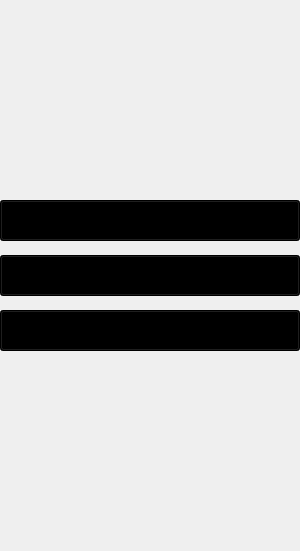
      <widget class="QWidget" name="pre_tab">
       <property name="palette">
        <palette>
         <active/>
         <inactive/>
         <disabled/>
        </palette>
       </property>
       <property name="autoFillBackground">
        <bool>false</bool>
       </property>
       <attribute name="title">
        <string>premenu</string>
       </attribute>
       <layout class="QVBoxLayout" name="verticalLayout_4">
        <property name="spacing">
         <number>14</number>
        </property>
        <property name="leftMargin">
         <number>0</number>
        </property>
        <property name="topMargin">
         <number>0</number>
        </property>
        <property name="rightMargin">
         <number>0</number>
        </property>
        <property name="bottomMargin">
         <number>0</number>
        </property>
        <item>
         <spacer name="verticalSpacer_3">
          <property name="orientation">
           <enum>Qt::Vertical</enum>
          </property>
          <property name="sizeHint" stdset="0">
           <size>
            <width>20</width>
            <height>200</height>
           </size>
          </property>
         </spacer>
        </item>
        <item alignment="Qt::AlignHCenter">
         <widget class="QPushButton" name="login_button">
          <property name="sizePolicy">
           <sizepolicy hsizetype="Fixed" vsizetype="Fixed">
            <horstretch>0</horstretch>
            <verstretch>0</verstretch>
           </sizepolicy>
          </property>
          <property name="minimumSize">
           <size>
            <width>300</width>
            <height>41</height>
           </size>
          </property>
          <property name="maximumSize">
           <size>
            <width>300</width>
            <height>41</height>
           </size>
          </property>
          <property name="palette">
           <palette>
            <active>
             <colorrole role="Button">
              <brush brushstyle="LinearGradientPattern">
               <gradient startx="0.000000000000000" starty="0.000000000000000" endx="1.000000000000000" endy="1.000000000000000" type="LinearGradient" spread="PadSpread" coordinatemode="ObjectBoundingMode">
                <gradientstop position="0.000000000000000">
                 <color alpha="255">
                  <red>199</red>
                  <green>141</green>
                  <blue>80</blue>
                 </color>
                </gradientstop>
                <gradientstop position="1.000000000000000">
                 <color alpha="255">
                  <red>99</red>
                  <green>75</green>
                  <blue>48</blue>
                 </color>
                </gradientstop>
               </gradient>
              </brush>
             </colorrole>
             <colorrole role="Base">
              <brush brushstyle="LinearGradientPattern">
               <gradient startx="0.000000000000000" starty="0.000000000000000" endx="1.000000000000000" endy="1.000000000000000" type="LinearGradient" spread="PadSpread" coordinatemode="ObjectBoundingMode">
                <gradientstop position="0.000000000000000">
                 <color alpha="255">
                  <red>199</red>
                  <green>141</green>
                  <blue>80</blue>
                 </color>
                </gradientstop>
                <gradientstop position="1.000000000000000">
                 <color alpha="255">
                  <red>99</red>
                  <green>75</green>
                  <blue>48</blue>
                 </color>
                </gradientstop>
               </gradient>
              </brush>
             </colorrole>
             <colorrole role="Window">
              <brush brushstyle="LinearGradientPattern">
               <gradient startx="0.000000000000000" starty="0.000000000000000" endx="1.000000000000000" endy="1.000000000000000" type="LinearGradient" spread="PadSpread" coordinatemode="ObjectBoundingMode">
                <gradientstop position="0.000000000000000">
                 <color alpha="255">
                  <red>199</red>
                  <green>141</green>
                  <blue>80</blue>
                 </color>
                </gradientstop>
                <gradientstop position="1.000000000000000">
                 <color alpha="255">
                  <red>99</red>
                  <green>75</green>
                  <blue>48</blue>
                 </color>
                </gradientstop>
               </gradient>
              </brush>
             </colorrole>
            </active>
            <inactive>
             <colorrole role="Button">
              <brush brushstyle="LinearGradientPattern">
               <gradient startx="0.000000000000000" starty="0.000000000000000" endx="1.000000000000000" endy="1.000000000000000" type="LinearGradient" spread="PadSpread" coordinatemode="ObjectBoundingMode">
                <gradientstop position="0.000000000000000">
                 <color alpha="255">
                  <red>199</red>
                  <green>141</green>
                  <blue>80</blue>
                 </color>
                </gradientstop>
                <gradientstop position="1.000000000000000">
                 <color alpha="255">
                  <red>99</red>
                  <green>75</green>
                  <blue>48</blue>
                 </color>
                </gradientstop>
               </gradient>
              </brush>
             </colorrole>
             <colorrole role="Base">
              <brush brushstyle="LinearGradientPattern">
               <gradient startx="0.000000000000000" starty="0.000000000000000" endx="1.000000000000000" endy="1.000000000000000" type="LinearGradient" spread="PadSpread" coordinatemode="ObjectBoundingMode">
                <gradientstop position="0.000000000000000">
                 <color alpha="255">
                  <red>199</red>
                  <green>141</green>
                  <blue>80</blue>
                 </color>
                </gradientstop>
                <gradientstop position="1.000000000000000">
                 <color alpha="255">
                  <red>99</red>
                  <green>75</green>
                  <blue>48</blue>
                 </color>
                </gradientstop>
               </gradient>
              </brush>
             </colorrole>
             <colorrole role="Window">
              <brush brushstyle="LinearGradientPattern">
               <gradient startx="0.000000000000000" starty="0.000000000000000" endx="1.000000000000000" endy="1.000000000000000" type="LinearGradient" spread="PadSpread" coordinatemode="ObjectBoundingMode">
                <gradientstop position="0.000000000000000">
                 <color alpha="255">
                  <red>199</red>
                  <green>141</green>
                  <blue>80</blue>
                 </color>
                </gradientstop>
                <gradientstop position="1.000000000000000">
                 <color alpha="255">
                  <red>99</red>
                  <green>75</green>
                  <blue>48</blue>
                 </color>
                </gradientstop>
               </gradient>
              </brush>
             </colorrole>
            </inactive>
            <disabled>
             <colorrole role="Button">
              <brush brushstyle="LinearGradientPattern">
               <gradient startx="0.000000000000000" starty="0.000000000000000" endx="1.000000000000000" endy="1.000000000000000" type="LinearGradient" spread="PadSpread" coordinatemode="ObjectBoundingMode">
                <gradientstop position="0.000000000000000">
                 <color alpha="255">
                  <red>199</red>
                  <green>141</green>
                  <blue>80</blue>
                 </color>
                </gradientstop>
                <gradientstop position="1.000000000000000">
                 <color alpha="255">
                  <red>99</red>
                  <green>75</green>
                  <blue>48</blue>
                 </color>
                </gradientstop>
               </gradient>
              </brush>
             </colorrole>
             <colorrole role="Base">
              <brush brushstyle="LinearGradientPattern">
               <gradient startx="0.000000000000000" starty="0.000000000000000" endx="1.000000000000000" endy="1.000000000000000" type="LinearGradient" spread="PadSpread" coordinatemode="ObjectBoundingMode">
                <gradientstop position="0.000000000000000">
                 <color alpha="255">
                  <red>199</red>
                  <green>141</green>
                  <blue>80</blue>
                 </color>
                </gradientstop>
                <gradientstop position="1.000000000000000">
                 <color alpha="255">
                  <red>99</red>
                  <green>75</green>
                  <blue>48</blue>
                 </color>
                </gradientstop>
               </gradient>
              </brush>
             </colorrole>
             <colorrole role="Window">
              <brush brushstyle="LinearGradientPattern">
               <gradient startx="0.000000000000000" starty="0.000000000000000" endx="1.000000000000000" endy="1.000000000000000" type="LinearGradient" spread="PadSpread" coordinatemode="ObjectBoundingMode">
                <gradientstop position="0.000000000000000">
                 <color alpha="255">
                  <red>199</red>
                  <green>141</green>
                  <blue>80</blue>
                 </color>
                </gradientstop>
                <gradientstop position="1.000000000000000">
                 <color alpha="255">
                  <red>99</red>
                  <green>75</green>
                  <blue>48</blue>
                 </color>
                </gradientstop>
               </gradient>
              </brush>
             </colorrole>
            </disabled>
           </palette>
          </property>
          <property name="font">
           <font>
            <pointsize>10</pointsize>
           </font>
          </property>
          <property name="styleSheet">
           <string notr="true"/>
          </property>
          <property name="text">
           <string>Log In</string>
          </property>
         </widget>
        </item>
        <item alignment="Qt::AlignHCenter">
         <widget class="QPushButton" name="registrate_button">
          <property name="sizePolicy">
           <sizepolicy hsizetype="Fixed" vsizetype="Fixed">
            <horstretch>0</horstretch>
            <verstretch>0</verstretch>
           </sizepolicy>
          </property>
          <property name="minimumSize">
           <size>
            <width>300</width>
            <height>41</height>
           </size>
          </property>
          <property name="maximumSize">
           <size>
            <width>300</width>
            <height>41</height>
           </size>
          </property>
          <property name="palette">
           <palette>
            <active>
             <colorrole role="Button">
              <brush brushstyle="LinearGradientPattern">
               <gradient startx="0.000000000000000" starty="0.000000000000000" endx="1.000000000000000" endy="1.000000000000000" type="LinearGradient" spread="PadSpread" coordinatemode="ObjectBoundingMode">
                <gradientstop position="0.000000000000000">
                 <color alpha="255">
                  <red>199</red>
                  <green>141</green>
                  <blue>80</blue>
                 </color>
                </gradientstop>
                <gradientstop position="1.000000000000000">
                 <color alpha="255">
                  <red>99</red>
                  <green>75</green>
                  <blue>48</blue>
                 </color>
                </gradientstop>
               </gradient>
              </brush>
             </colorrole>
             <colorrole role="Base">
              <brush brushstyle="LinearGradientPattern">
               <gradient startx="0.000000000000000" starty="0.000000000000000" endx="1.000000000000000" endy="1.000000000000000" type="LinearGradient" spread="PadSpread" coordinatemode="ObjectBoundingMode">
                <gradientstop position="0.000000000000000">
                 <color alpha="255">
                  <red>199</red>
                  <green>141</green>
                  <blue>80</blue>
                 </color>
                </gradientstop>
                <gradientstop position="1.000000000000000">
                 <color alpha="255">
                  <red>99</red>
                  <green>75</green>
                  <blue>48</blue>
                 </color>
                </gradientstop>
               </gradient>
              </brush>
             </colorrole>
             <colorrole role="Window">
              <brush brushstyle="LinearGradientPattern">
               <gradient startx="0.000000000000000" starty="0.000000000000000" endx="1.000000000000000" endy="1.000000000000000" type="LinearGradient" spread="PadSpread" coordinatemode="ObjectBoundingMode">
                <gradientstop position="0.000000000000000">
                 <color alpha="255">
                  <red>199</red>
                  <green>141</green>
                  <blue>80</blue>
                 </color>
                </gradientstop>
                <gradientstop position="1.000000000000000">
                 <color alpha="255">
                  <red>99</red>
                  <green>75</green>
                  <blue>48</blue>
                 </color>
                </gradientstop>
               </gradient>
              </brush>
             </colorrole>
            </active>
            <inactive>
             <colorrole role="Button">
              <brush brushstyle="LinearGradientPattern">
               <gradient startx="0.000000000000000" starty="0.000000000000000" endx="1.000000000000000" endy="1.000000000000000" type="LinearGradient" spread="PadSpread" coordinatemode="ObjectBoundingMode">
                <gradientstop position="0.000000000000000">
                 <color alpha="255">
                  <red>199</red>
                  <green>141</green>
                  <blue>80</blue>
                 </color>
                </gradientstop>
                <gradientstop position="1.000000000000000">
                 <color alpha="255">
                  <red>99</red>
                  <green>75</green>
                  <blue>48</blue>
                 </color>
                </gradientstop>
               </gradient>
              </brush>
             </colorrole>
             <colorrole role="Base">
              <brush brushstyle="LinearGradientPattern">
               <gradient startx="0.000000000000000" starty="0.000000000000000" endx="1.000000000000000" endy="1.000000000000000" type="LinearGradient" spread="PadSpread" coordinatemode="ObjectBoundingMode">
                <gradientstop position="0.000000000000000">
                 <color alpha="255">
                  <red>199</red>
                  <green>141</green>
                  <blue>80</blue>
                 </color>
                </gradientstop>
                <gradientstop position="1.000000000000000">
                 <color alpha="255">
                  <red>99</red>
                  <green>75</green>
                  <blue>48</blue>
                 </color>
                </gradientstop>
               </gradient>
              </brush>
             </colorrole>
             <colorrole role="Window">
              <brush brushstyle="LinearGradientPattern">
               <gradient startx="0.000000000000000" starty="0.000000000000000" endx="1.000000000000000" endy="1.000000000000000" type="LinearGradient" spread="PadSpread" coordinatemode="ObjectBoundingMode">
                <gradientstop position="0.000000000000000">
                 <color alpha="255">
                  <red>199</red>
                  <green>141</green>
                  <blue>80</blue>
                 </color>
                </gradientstop>
                <gradientstop position="1.000000000000000">
                 <color alpha="255">
                  <red>99</red>
                  <green>75</green>
                  <blue>48</blue>
                 </color>
                </gradientstop>
               </gradient>
              </brush>
             </colorrole>
            </inactive>
            <disabled>
             <colorrole role="Button">
              <brush brushstyle="LinearGradientPattern">
               <gradient startx="0.000000000000000" starty="0.000000000000000" endx="1.000000000000000" endy="1.000000000000000" type="LinearGradient" spread="PadSpread" coordinatemode="ObjectBoundingMode">
                <gradientstop position="0.000000000000000">
                 <color alpha="255">
                  <red>199</red>
                  <green>141</green>
                  <blue>80</blue>
                 </color>
                </gradientstop>
                <gradientstop position="1.000000000000000">
                 <color alpha="255">
                  <red>99</red>
                  <green>75</green>
                  <blue>48</blue>
                 </color>
                </gradientstop>
               </gradient>
              </brush>
             </colorrole>
             <colorrole role="Base">
              <brush brushstyle="LinearGradientPattern">
               <gradient startx="0.000000000000000" starty="0.000000000000000" endx="1.000000000000000" endy="1.000000000000000" type="LinearGradient" spread="PadSpread" coordinatemode="ObjectBoundingMode">
                <gradientstop position="0.000000000000000">
                 <color alpha="255">
                  <red>199</red>
                  <green>141</green>
                  <blue>80</blue>
                 </color>
                </gradientstop>
                <gradientstop position="1.000000000000000">
                 <color alpha="255">
                  <red>99</red>
                  <green>75</green>
                  <blue>48</blue>
                 </color>
                </gradientstop>
               </gradient>
              </brush>
             </colorrole>
             <colorrole role="Window">
              <brush brushstyle="LinearGradientPattern">
               <gradient startx="0.000000000000000" starty="0.000000000000000" endx="1.000000000000000" endy="1.000000000000000" type="LinearGradient" spread="PadSpread" coordinatemode="ObjectBoundingMode">
                <gradientstop position="0.000000000000000">
                 <color alpha="255">
                  <red>199</red>
                  <green>141</green>
                  <blue>80</blue>
                 </color>
                </gradientstop>
                <gradientstop position="1.000000000000000">
                 <color alpha="255">
                  <red>99</red>
                  <green>75</green>
                  <blue>48</blue>
                 </color>
                </gradientstop>
               </gradient>
              </brush>
             </colorrole>
            </disabled>
           </palette>
          </property>
          <property name="font">
           <font>
            <pointsize>10</pointsize>
           </font>
          </property>
          <property name="styleSheet">
           <string notr="true"/>
          </property>
          <property name="text">
           <string>Register</string>
          </property>
         </widget>
        </item>
        <item alignment="Qt::AlignHCenter">
         <widget class="QPushButton" name="guest_button">
          <property name="sizePolicy">
           <sizepolicy hsizetype="Fixed" vsizetype="Fixed">
            <horstretch>0</horstretch>
            <verstretch>0</verstretch>
           </sizepolicy>
          </property>
          <property name="minimumSize">
           <size>
            <width>300</width>
            <height>41</height>
           </size>
          </property>
          <property name="maximumSize">
           <size>
            <width>300</width>
            <height>41</height>
           </size>
          </property>
          <property name="palette">
           <palette>
            <active>
             <colorrole role="Button">
              <brush brushstyle="LinearGradientPattern">
               <gradient startx="0.000000000000000" starty="0.000000000000000" endx="1.000000000000000" endy="1.000000000000000" type="LinearGradient" spread="PadSpread" coordinatemode="ObjectBoundingMode">
                <gradientstop position="0.000000000000000">
                 <color alpha="255">
                  <red>199</red>
                  <green>141</green>
                  <blue>80</blue>
                 </color>
                </gradientstop>
                <gradientstop position="1.000000000000000">
                 <color alpha="255">
                  <red>99</red>
                  <green>75</green>
                  <blue>48</blue>
                 </color>
                </gradientstop>
               </gradient>
              </brush>
             </colorrole>
             <colorrole role="Base">
              <brush brushstyle="LinearGradientPattern">
               <gradient startx="0.000000000000000" starty="0.000000000000000" endx="1.000000000000000" endy="1.000000000000000" type="LinearGradient" spread="PadSpread" coordinatemode="ObjectBoundingMode">
                <gradientstop position="0.000000000000000">
                 <color alpha="255">
                  <red>199</red>
                  <green>141</green>
                  <blue>80</blue>
                 </color>
                </gradientstop>
                <gradientstop position="1.000000000000000">
                 <color alpha="255">
                  <red>99</red>
                  <green>75</green>
                  <blue>48</blue>
                 </color>
                </gradientstop>
               </gradient>
              </brush>
             </colorrole>
             <colorrole role="Window">
              <brush brushstyle="LinearGradientPattern">
               <gradient startx="0.000000000000000" starty="0.000000000000000" endx="1.000000000000000" endy="1.000000000000000" type="LinearGradient" spread="PadSpread" coordinatemode="ObjectBoundingMode">
                <gradientstop position="0.000000000000000">
                 <color alpha="255">
                  <red>199</red>
                  <green>141</green>
                  <blue>80</blue>
                 </color>
                </gradientstop>
                <gradientstop position="1.000000000000000">
                 <color alpha="255">
                  <red>99</red>
                  <green>75</green>
                  <blue>48</blue>
                 </color>
                </gradientstop>
               </gradient>
              </brush>
             </colorrole>
            </active>
            <inactive>
             <colorrole role="Button">
              <brush brushstyle="LinearGradientPattern">
               <gradient startx="0.000000000000000" starty="0.000000000000000" endx="1.000000000000000" endy="1.000000000000000" type="LinearGradient" spread="PadSpread" coordinatemode="ObjectBoundingMode">
                <gradientstop position="0.000000000000000">
                 <color alpha="255">
                  <red>199</red>
                  <green>141</green>
                  <blue>80</blue>
                 </color>
                </gradientstop>
                <gradientstop position="1.000000000000000">
                 <color alpha="255">
                  <red>99</red>
                  <green>75</green>
                  <blue>48</blue>
                 </color>
                </gradientstop>
               </gradient>
              </brush>
             </colorrole>
             <colorrole role="Base">
              <brush brushstyle="LinearGradientPattern">
               <gradient startx="0.000000000000000" starty="0.000000000000000" endx="1.000000000000000" endy="1.000000000000000" type="LinearGradient" spread="PadSpread" coordinatemode="ObjectBoundingMode">
                <gradientstop position="0.000000000000000">
                 <color alpha="255">
                  <red>199</red>
                  <green>141</green>
                  <blue>80</blue>
                 </color>
                </gradientstop>
                <gradientstop position="1.000000000000000">
                 <color alpha="255">
                  <red>99</red>
                  <green>75</green>
                  <blue>48</blue>
                 </color>
                </gradientstop>
               </gradient>
              </brush>
             </colorrole>
             <colorrole role="Window">
              <brush brushstyle="LinearGradientPattern">
               <gradient startx="0.000000000000000" starty="0.000000000000000" endx="1.000000000000000" endy="1.000000000000000" type="LinearGradient" spread="PadSpread" coordinatemode="ObjectBoundingMode">
                <gradientstop position="0.000000000000000">
                 <color alpha="255">
                  <red>199</red>
                  <green>141</green>
                  <blue>80</blue>
                 </color>
                </gradientstop>
                <gradientstop position="1.000000000000000">
                 <color alpha="255">
                  <red>99</red>
                  <green>75</green>
                  <blue>48</blue>
                 </color>
                </gradientstop>
               </gradient>
              </brush>
             </colorrole>
            </inactive>
            <disabled>
             <colorrole role="Button">
              <brush brushstyle="LinearGradientPattern">
               <gradient startx="0.000000000000000" starty="0.000000000000000" endx="1.000000000000000" endy="1.000000000000000" type="LinearGradient" spread="PadSpread" coordinatemode="ObjectBoundingMode">
                <gradientstop position="0.000000000000000">
                 <color alpha="255">
                  <red>199</red>
                  <green>141</green>
                  <blue>80</blue>
                 </color>
                </gradientstop>
                <gradientstop position="1.000000000000000">
                 <color alpha="255">
                  <red>99</red>
                  <green>75</green>
                  <blue>48</blue>
                 </color>
                </gradientstop>
               </gradient>
              </brush>
             </colorrole>
             <colorrole role="Base">
              <brush brushstyle="LinearGradientPattern">
               <gradient startx="0.000000000000000" starty="0.000000000000000" endx="1.000000000000000" endy="1.000000000000000" type="LinearGradient" spread="PadSpread" coordinatemode="ObjectBoundingMode">
                <gradientstop position="0.000000000000000">
                 <color alpha="255">
                  <red>199</red>
                  <green>141</green>
                  <blue>80</blue>
                 </color>
                </gradientstop>
                <gradientstop position="1.000000000000000">
                 <color alpha="255">
                  <red>99</red>
                  <green>75</green>
                  <blue>48</blue>
                 </color>
                </gradientstop>
               </gradient>
              </brush>
             </colorrole>
             <colorrole role="Window">
              <brush brushstyle="LinearGradientPattern">
               <gradient startx="0.000000000000000" starty="0.000000000000000" endx="1.000000000000000" endy="1.000000000000000" type="LinearGradient" spread="PadSpread" coordinatemode="ObjectBoundingMode">
                <gradientstop position="0.000000000000000">
                 <color alpha="255">
                  <red>199</red>
                  <green>141</green>
                  <blue>80</blue>
                 </color>
                </gradientstop>
                <gradientstop position="1.000000000000000">
                 <color alpha="255">
                  <red>99</red>
                  <green>75</green>
                  <blue>48</blue>
                 </color>
                </gradientstop>
               </gradient>
              </brush>
             </colorrole>
            </disabled>
           </palette>
          </property>
          <property name="font">
           <font>
            <pointsize>10</pointsize>
           </font>
          </property>
          <property name="styleSheet">
           <string notr="true"/>
          </property>
          <property name="text">
           <string>Play As Guest</string>
          </property>
         </widget>
        </item>
        <item>
         <spacer name="verticalSpacer_2">
          <property name="orientation">
           <enum>Qt::Vertical</enum>
          </property>
          <property name="sizeHint" stdset="0">
           <size>
            <width>20</width>
            <height>200</height>
           </size>
          </property>
         </spacer>
        </item>
       </layout>
      </widget>
